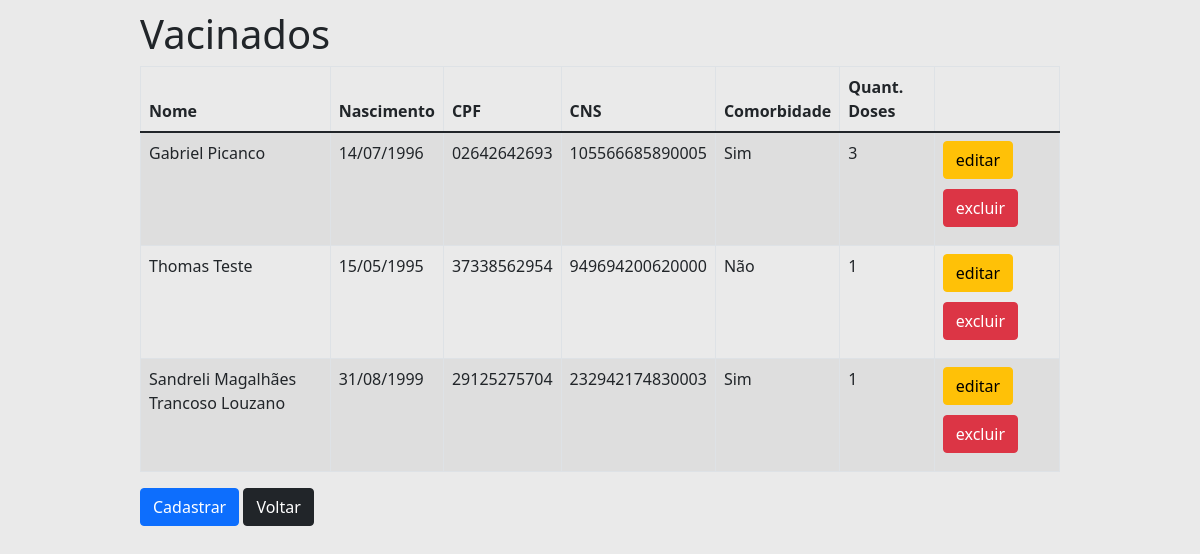
The app's page /vacinado with its own data.
### tables this page shows
CREATE TABLE "vacinado"(
    "cns" VARCHAR(15) PRIMARY KEY, 
    "cpf" VARCHAR(11) NOT NULL UNIQUE,
    "nome" VARCHAR(128) NOT NULL,
    "dtNascimento" DATE NOT NULL, 
    "comorbidade" INTEGER, 
    "qtdDose" INTEGER
);

### Pyvacina.py (the view)
@app.route('/vacinado')
def vacinado():
    lista = vacinado_dao.listar()
    return render_template('vacinado_lista.html', titulo='Vacinados', vacinados=lista)

### DAO/daoVacinado.py (called while the page is built)
def traduz_vacinados(vacinados):
    def cria_vacinados_com_tupla(tupla):
        return Vacinado(cns=tupla[0], cpf=tupla[1], nome=tupla[2], dtNascimento=tupla[3], comorbidade=tupla[4], qtdDose=tupla[5])
    return list(map(cria_vacinados_com_tupla, vacinados))

    def listar(self):
        cursor = self.__db.cursor()
        cursor.execute(SQL_BUSCA_VACINADOS)
        vacinados = traduz_vacinados(cursor.fetchall())
        return vacinados

### model.py (called while the page is built)
    @property
    def nome(self) -> str:
        return self.__nome

    @property
    def cpf(self) -> str:
        return self.__cpf

    @property
    def cns(self) -> str:
        return self.__cns

    @property
    def dtNascimento(self) -> datetime:
        return self.__dtNasciento

    @property
    def comorbidade(self) -> bool:
        return self.__comorbidade

    @property
    def qtdDose(self) -> int:
        return self.__qtdDose

### templates/vacinado_lista.html
{% extends "templates.html" %}
{% block conteudo %}
<table class="table table-striped table-responsive table-bordered">
    <thead class="thead-default">
    <tr>
        <th>Nome</th>
        <th>Nascimento</th>
        <th>CPF</th>
        <th>CNS</th>
        <th>Comorbidade</th>
        <th>Quant. Doses</th>
        <th></th>
    </tr>
    </thead>
    <tbody>
    {% for vacinado in vacinados %}
    <tr>
        <td>{{ vacinado.nome }}</td>
        <td>{{ vacinado.dtNascimento.strftime('%d/%m/%Y') }}</td>
        <td>{{ vacinado.cpf }}</td>
        <td>{{ vacinado.cns }}</td>
        <td>{{ 'Sim' if vacinado.comorbidade else 'Não' }}</td>
        <td>{{ vacinado.qtdDose }}</td>
        <td>
            <a href="{{ url_for('vacinado_editar', cns=vacinado.cns) }}" class="btn btn-warning">editar</a>
            <a href="{{ url_for('vacinado_excluir', cns=vacinado.cns) }}" class="btn btn-danger">excluir</a>
        </td>
    </tr>
    {% endfor %}
    </tbody>
</table>
    <a href="{{url_for('vacinado_novo')}}" class="btn btn-primary">Cadastrar</a>
    <a href="{{url_for('index')}}" class="btn btn-dark">Voltar</a>
{% endblock %}

### templates/templates.html (shortened to what this page needs)
<!DOCTYPE html>
<html>
<head>
    <link rel="stylesheet" href="{{ url_for('static', filename='bootstrap.css') }}">
    <link rel="stylesheet" href="{{ url_for('static', filename='app.css') }}">
</head>
<body>
<div class="container">
    <div class="page-header">
        <h1>{{ titulo }}</h1>
    </div>
    {% block conteudo %}
    {% endblock %}
</div>
</body>
</html>

### static/app.css (style rules this page uses)
body { padding: 10px; background-color: rgba(232, 232, 232, 0.91) }
.btn { margin-bottom: 10px; }
.container { border-radius: 4px; margin: auto; width: 80%; }

### records on screen
vacinado: nome "Gabriel Picanco", dtNascimento "14/07/1996", cpf "02642642693", cns "105566685890005", comorbidade "Sim", qtdDose "3"
vacinado: nome "Thomas Teste", dtNascimento "15/05/1995", cpf "37338562954", cns "949694200620000", comorbidade "Não", qtdDose "1"
vacinado: nome "Sandreli Magalhães Trancoso Louzano", dtNascimento "31/08/1999", cpf "29125275704", cns "232942174830003", comorbidade "Sim", qtdDose "1"

### other values on screen
{{ titulo }} "Vacinados"
